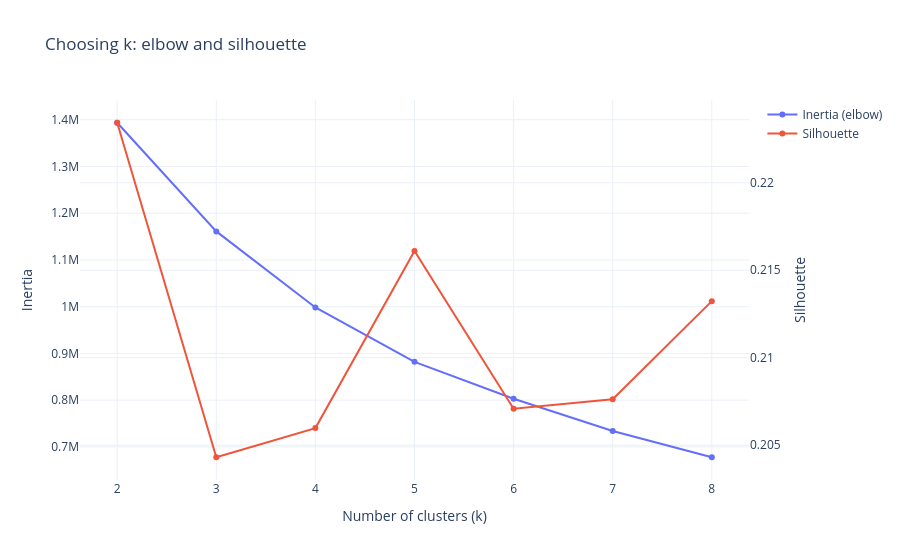

Write notebook code for a chart like this one.
### Code cell
# --- choose k: elbow + silhouette (silhouette on a sample for speed) ---
k_range = range(2, 9)
inertias, sil_scores = [], []
rng = np.random.RandomState(RANDOM_STATE)
sample_idx = rng.choice(len(X_train), size=min(20000, len(X_train)), replace=False)

for k in k_range:
    km = KMeans(n_clusters=k, n_init=10, random_state=RANDOM_STATE).fit(X_train)
    inertias.append(km.inertia_)
    sil_scores.append(silhouette_score(X_train[sample_idx], km.labels_[sample_idx]))

fig = go.Figure()
fig.add_trace(go.Scatter(x=list(k_range), y=inertias, mode="lines+markers",
                         name="Inertia (elbow)", yaxis="y1"))
fig.add_trace(go.Scatter(x=list(k_range), y=sil_scores, mode="lines+markers",
                         name="Silhouette", yaxis="y2"))
fig.update_layout(title="Choosing k: elbow and silhouette",
                  xaxis_title="Number of clusters (k)",
                  yaxis=dict(title="Inertia"),
                  yaxis2=dict(title="Silhouette", overlaying="y", side="right"),
                  template="plotly_white")
fig.show()

best_k = N_CLUSTERS_OVERRIDE or list(k_range)[int(np.argmax(sil_scores))]
print("Using k =", best_k)

kmeans = KMeans(n_clusters=best_k, n_init=20, random_state=RANDOM_STATE).fit(X_train)
train["Cluster"] = kmeans.labels_
test["Cluster"]  = kmeans.predict(X_test)

### Figure 1 — Plotly figure (JSON) as saved in the notebook; plotly's stock layout.template omitted (floating-point values rounded to 4 significant figures)
{"data": [{"mode": "lines+markers", "name": "Inertia (elbow)", "type": "scatter", "x": [2, 3, 4, 5, 6, 7, 8], "y": [1394000.0, 1161000.0, 998300.0, 882000.0, 803000.0, 733900.0, 677900.0], "yaxis": "y"}, {"mode": "lines+markers", "name": "Silhouette", "type": "scatter", "x": [2, 3, 4, 5, 6, 7, 8], "y": [0.2234, 0.2043, 0.206, 0.2161, 0.2071, 0.2076, 0.2132], "yaxis": "y2"}], "layout": {"title": {"text": "Choosing k: elbow and silhouette"}, "xaxis": {"title": {"text": "Number of clusters (k)"}}, "yaxis": {"title": {"text": "Inertia"}}, "yaxis2": {"overlaying": "y", "side": "right", "title": {"text": "Silhouette"}}}}
